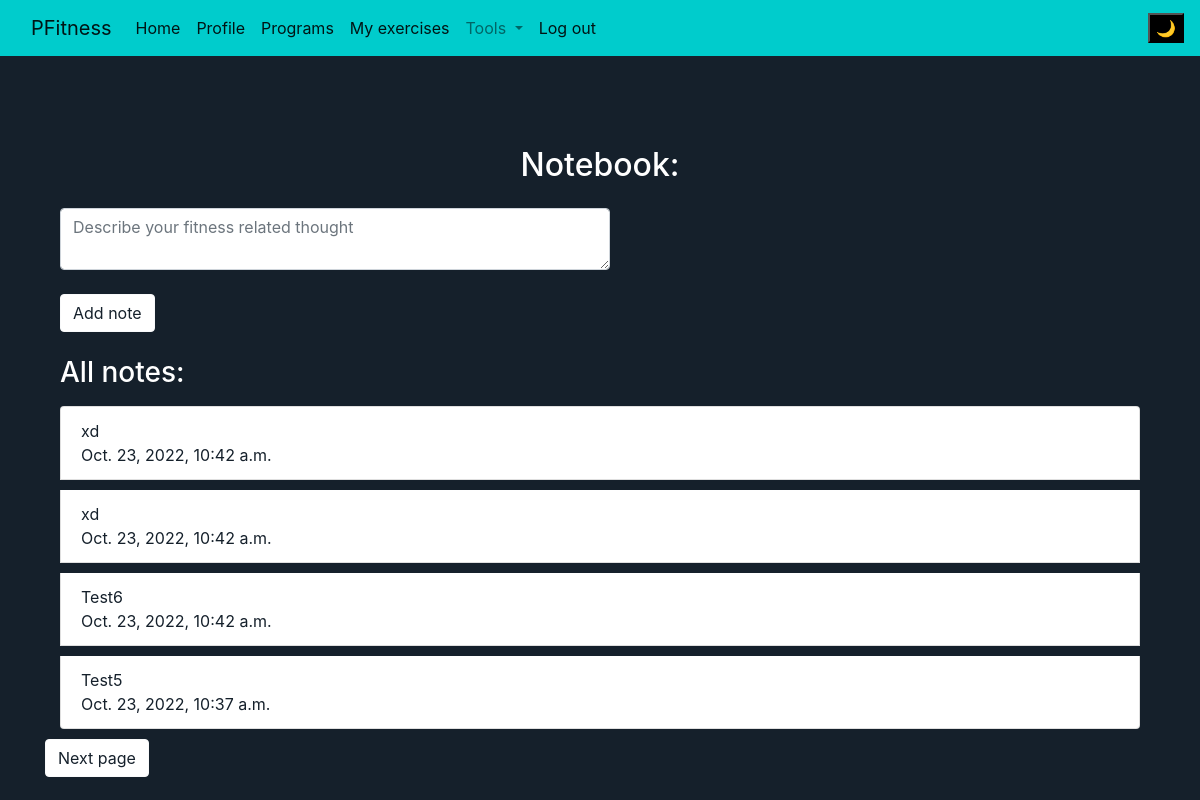
The app's page /notebook (signed in) with its own data.
### pfitness/models.py (models this page shows, shortened)
class Notes(models.Model):
    user = models.ForeignKey("User", on_delete=models.CASCADE)
    content = models.CharField(max_length=255)
    timestamp = models.DateTimeField(auto_now_add=True)

### pfitness/views.py (the view)
# urls.py: path("notebook", views.notebook, name="notebook"),
@login_required
def notebook(request):
    notes = Paginator(Notes.objects.filter(user=request.user).order_by("-timestamp").all(), 4)
    step = request.GET.get('page')
    paginated = notes.get_page(step)
    return render(request, "pfitness/notebook.html", {
        "notes": paginated
    })

### pfitness/templates/pfitness/notebook.html (shortened to what this page needs)
{% extends "pfitness/layout.html" %}
{% load static %}
{% block body %}
<div class="text-center mb-4">
    <h2>Notebook:</h2>
</div>
<div class="container">
    <textarea class="form-control" id="notecontent" placeholder="Describe your fitness related thought" maxlength="255" required></textarea>
    <br>
    <button type="button" id="addnote" class="btn btn-light">Add note</button>
</div>
<br>
<div class="container">
    <h3 class="mb-3">All notes:</h3>
    {% if notes %}
    <ul class="list-group">
        {% for note in notes %}
        <li class="list-group-item" id="note">{{note.content}} <br> {{note.timestamp}}</li>
        {% endfor %}
    </ul>
    {% endif %}
</div>
{% if notes.has_next %}
    <a class="btn btn-light" id="notepages" href="?page={{notes.next_page_number}}" role="button">Next page</a>
{% endif %}
{% endblock %}

### pfitness/static/pfitness/styles.css (style rules this page uses)
body { background-color:rgb(21, 32, 43); color: white; }
.form-control { width:550px; }
.list-group-item { color:black; margin-bottom: 10px; }

### records on screen
Notes: content "xd", timestamp "Oct. 23, 2022, 10:42 a.m."
Notes: content "xd", timestamp "Oct. 23, 2022, 10:42 a.m."
Notes: content "Test6", timestamp "Oct. 23, 2022, 10:42 a.m."
Notes: content "Test5", timestamp "Oct. 23, 2022, 10:37 a.m."
